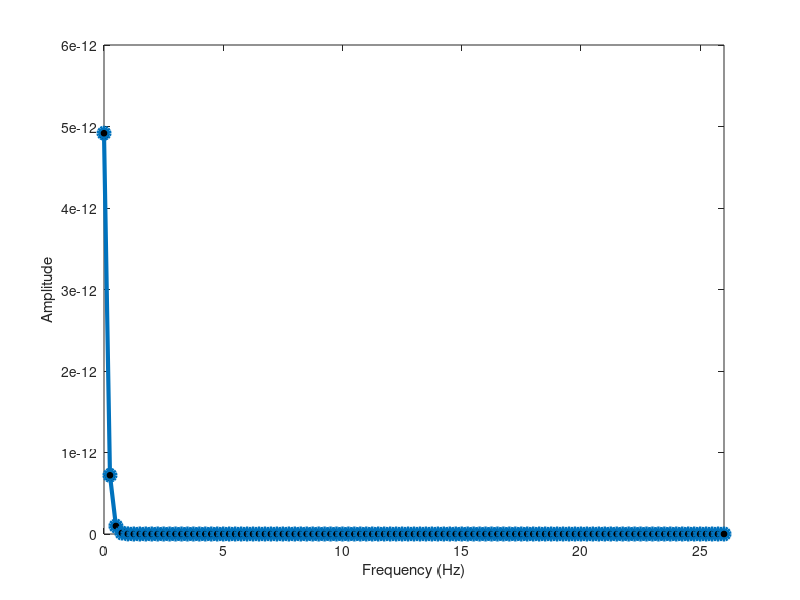
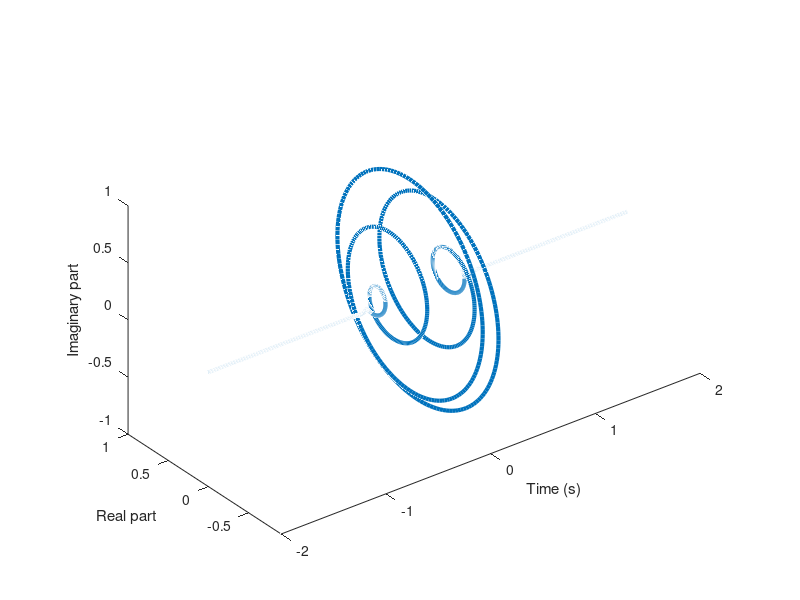

Recreate these plots in MATLAB, in order.
% mikexcohen.com

%% create a Morlet wavelet

srate = 1000; % in hz
time  = -2:1/srate:2; % best practice is to have time=0 at the center of the wavelet
frex  = 6.5; % frequency of wavelet, in Hz

% create complex sine wave
sine_wave = exp( -1i*2*pi*frex.*time );

% create Gaussian window
s = 7 / (2*pi*frex); % this is the standard deviation of the gaussian
gaus_win  = exp( (-time.^2) ./ (2*s^2) );


% now create Morlet wavelet
cmw = sine_wave.*gaus_win;


figure(3), clf

subplot(211)
plot(time,real(cmw))
xlabel('Time (s)'), ylabel('Amplitude')
title([ 'Real part of wavelet at ' num2str(frex) ' Hz' ])

subplot(212)
plot(time,imag(cmw))
xlabel('Time (s)'), ylabel('Amplitude')
title([ 'Imaginary part of wavelet at ' num2str(frex) ' Hz' ])


figure(4), clf
plot3(time,real(cmw),imag(cmw),'linew',3)
axis image
xlabel('Time (s)'), ylabel('Real part'), zlabel('Imaginary part')
rotate3d

%% Morlet wavelet in the frequency domain

cmwX = fft(cmw)/length(cmw);

hz = linspace(0,srate/2,floor(length(cmw)/2)+1);

figure(3), clf
plot(hz,2*abs(cmwX(1:length(hz))),'o-','linew',3,'markerface','k','markersize',8)
xlabel('Frequency (Hz)'), ylabel('Amplitude')
set(gca,'xlim',[0 frex*4])

%%
